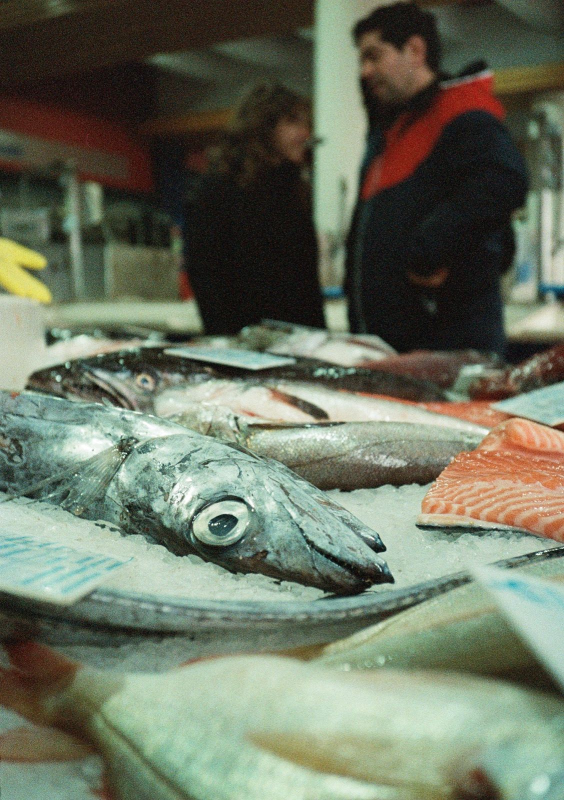
#> input picture img/photo/00.jpg, 1128 x 1600 px (shown at 1/2 size)
$ python -i deepfry.py   (imports and definitions only)
#> lines starting #> are read from the running program, lines starting #| are printed output that depends on the picture
#> further down, picture is the input picture: PIL image 1128x1600 RGB; mean R, G, B 107.6, 114.9, 97.2
from PIL import Image, ImageFilter, ImageOps
import io
import cv2
import numpy as np
import sklearn.cluster

__all__ = ['Deepfryer']

class Deepfryer:
    """
    Stateless toolkit of image processing operations for *deepfrying* effects.

    Example::

        from PIL import Image
        img = Image.open("photo.jpg")
        blurred = Deepfrier.jpeg_compression(img)
    """

    # [76 lines left out: functions reduce_color_space, posterize, tone_curving, blend_overlay, not called in this run]

    @staticmethod
    def saturation_contrast(img: Image.Image, sat_factor: float = 2.0, clip_limit: float = 4.0) -> Image.Image:
        """
        Boost saturation and apply CLAHE to a PIL image.

        - Preserves alpha; operates on color/lightness only. Other modes convert to RGB.
        - sat_factor ≥ 0 scales saturation; clip_limit > 0 controls contrast strength.

        Parameters:
            img: PIL image ("L", "RGB", "LA", "RGBA" preferred).
            sat_factor: Saturation multiplier (default 2.0).
            clip_limit: CLAHE clip limit (default 4.0).

        Returns:
            PIL.Image.Image: Enhanced image; mode preserved when possible.
        """
#> called with sat_factor = 2, clip_limit = 4
        sat_factor = float(max(sat_factor, 0.0))
        clip_limit = float(max(clip_limit, 1e-6))
        clahe = cv2.createCLAHE(clipLimit=clip_limit, tileGridSize=(8, 8))
        img = img.convert("RGB")
        arr = np.array(img, dtype=np.uint8)
        hsv = cv2.cvtColor(arr, cv2.COLOR_RGB2HSV)
#> hsv: shape (1600, 1128, 3); mean H, S, V 47.5, 67.6, 120.6
        h, s, v = cv2.split(hsv)
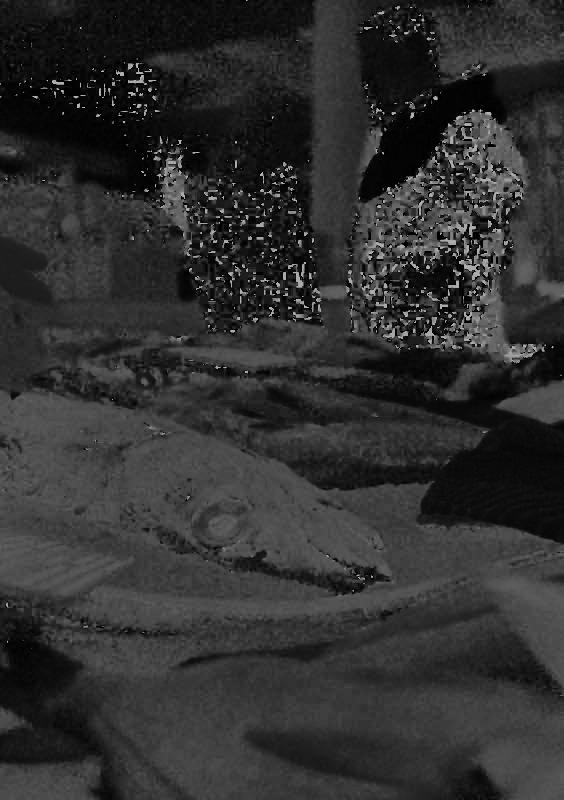
#> h: shape (1600, 1128) (shown at 1/2 size); min 0, max 179, mean 47.5
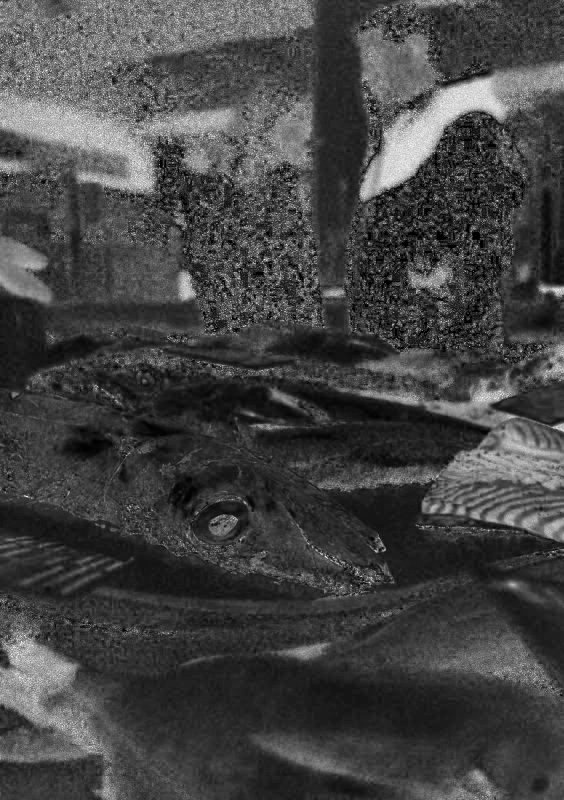
#> s: shape (1600, 1128) (shown at 1/2 size); min 0, max 255, mean 67.6
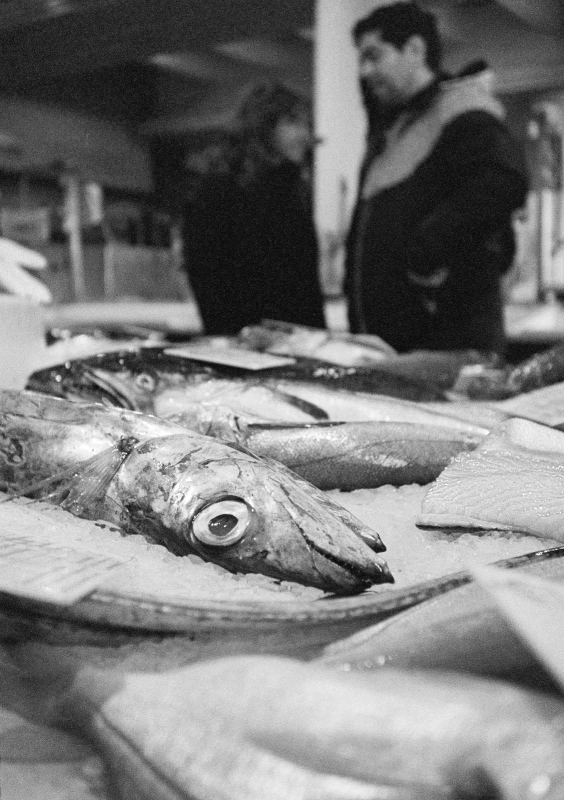
#> v: shape (1600, 1128) (shown at 1/2 size); min 0, max 255, mean 120.6
        s = np.clip(s.astype(np.float32) * sat_factor, 0, 255).astype(np.uint8)
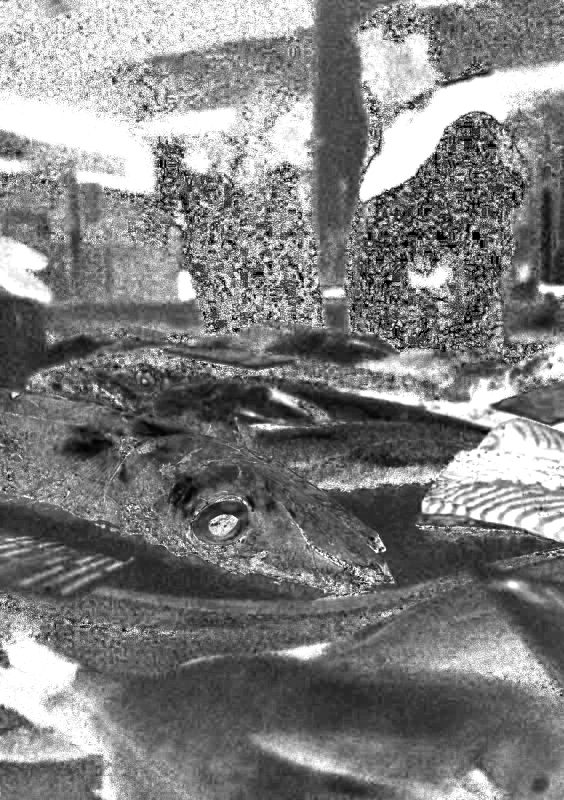
#> s: shape (1600, 1128) (shown at 1/2 size); min 0, max 255, mean 127.8
        v = clahe.apply(v)
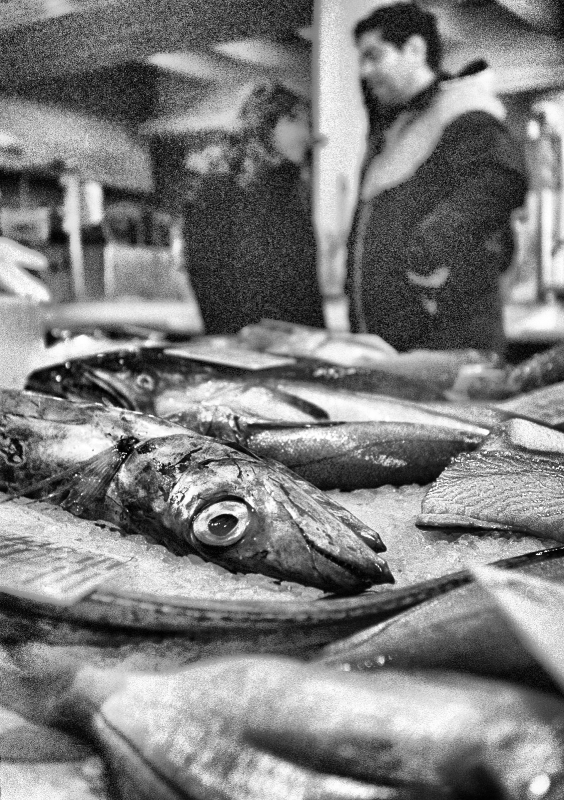
#> v: shape (1600, 1128) (shown at 1/2 size); min 0, max 255, mean 125.6
        out = cv2.cvtColor(cv2.merge([h, s, v]), cv2.COLOR_HSV2RGB)
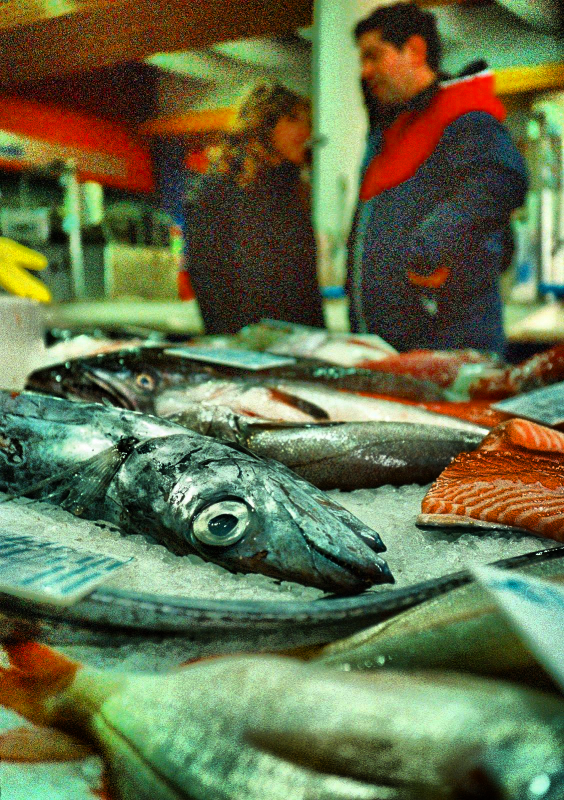
#> out: shape (1600, 1128, 3) (shown at 1/2 size); mean R, G, B 100.7, 111.4, 74.8
        return Image.fromarray(out, "RGB")

    # [533 lines left out: functions multilayer_overlay, jpeg_compression, repeated_compression, unsharp_masking, add_noise, blur and 3 more, not called in this run]

>>> from PIL import Image
>>> picture = Image.open('../img/photo/00.jpg')
>>> result = Deepfryer().saturation_contrast(picture)

$ run again, on img/photo/01.jpg
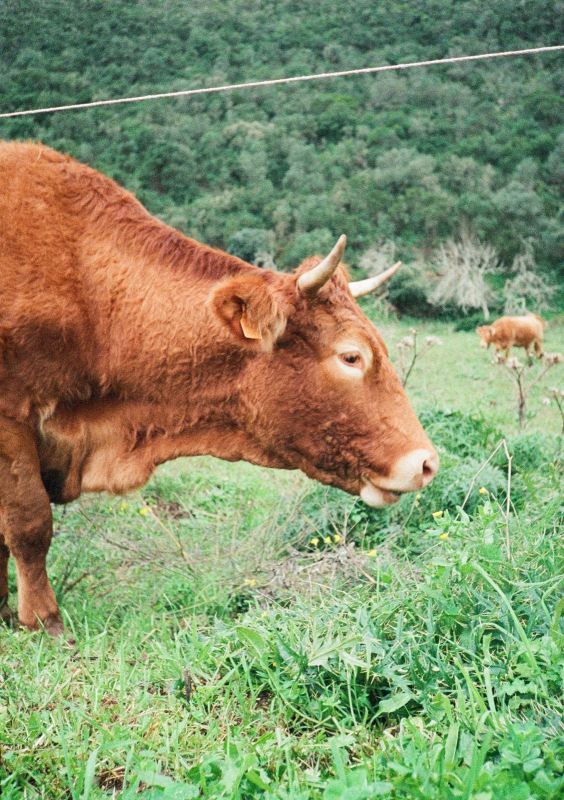
#> input picture img/photo/01.jpg, 1128 x 1600 px (shown at 1/2 size)
#> picture is the input picture: PIL image 1128x1600 RGB; mean R, G, B 134.5, 146.4, 107.5
#> hsv: shape (1600, 1128, 3); mean H, S, V 46.3, 96.5, 162.4
#> in saturation_contrast, `v = clahe.apply(v)`:
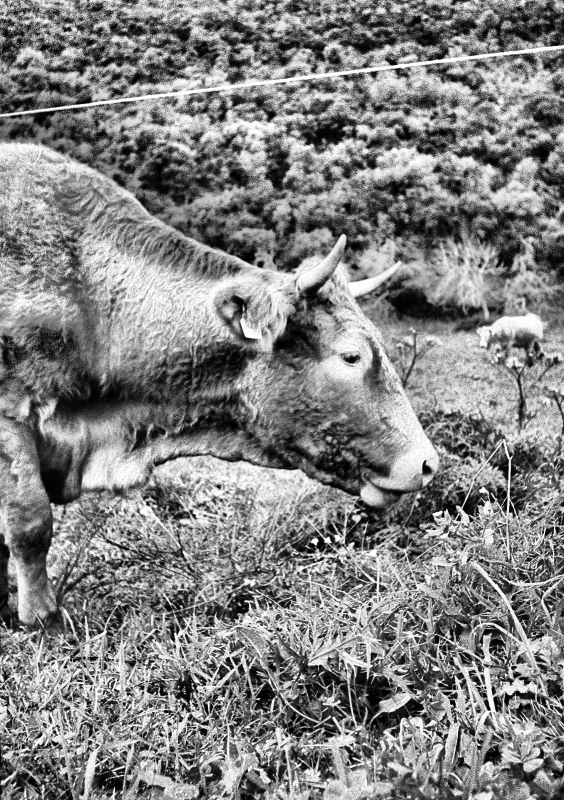
#> v: shape (1600, 1128) (shown at 1/2 size); min 0, max 255, mean 130.2
#> in saturation_contrast, `out = cv2.cvtColor(cv2.merge([h, s, v]), cv2.COLOR_HSV2RGB)`:
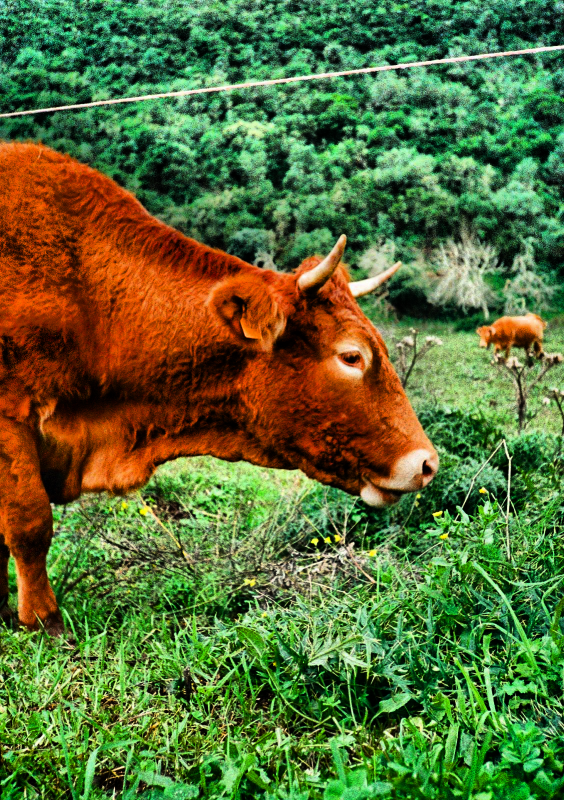
#> out: shape (1600, 1128, 3) (shown at 1/2 size); mean R, G, B 88.9, 109.3, 54

$ run again, on img/photo/02.jpg
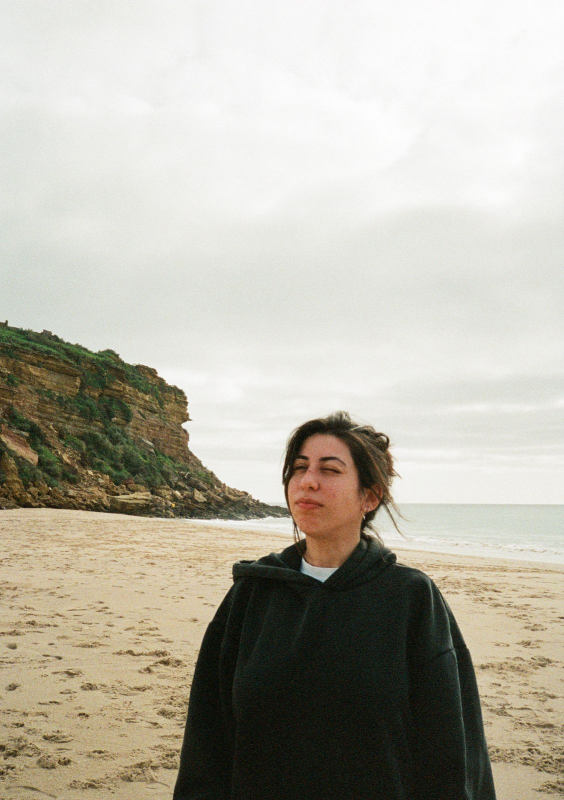
#> input picture img/photo/02.jpg, 1128 x 1600 px (shown at 1/2 size)
#> picture is the input picture: PIL image 1128x1600 RGB; mean R, G, B 182.7, 178.8, 166.2
#> hsv: shape (1600, 1128, 3); mean H, S, V 29, 39.4, 183.9
#> in saturation_contrast, `s = np.clip(s.astype(np.float32) * sat_factor, 0, 255).astype(np.uint8)`:
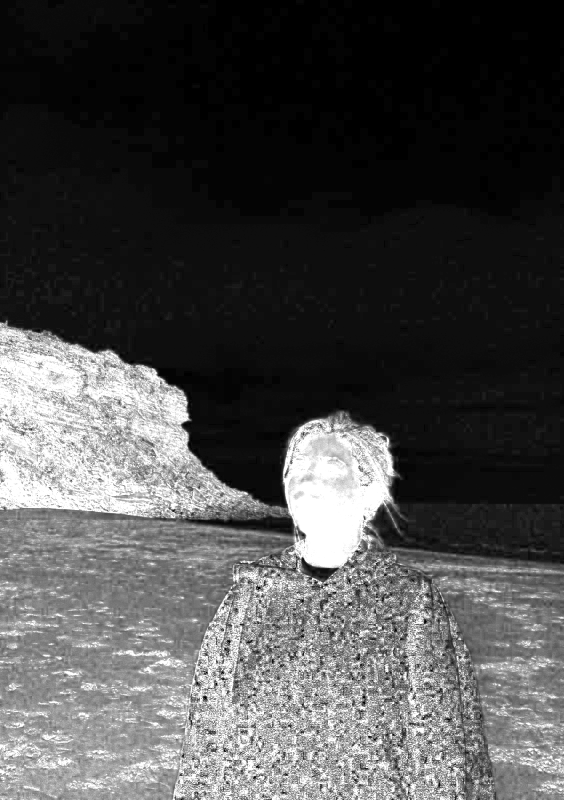
#> s: shape (1600, 1128) (shown at 1/2 size); min 0, max 255, mean 76.1
#> in saturation_contrast, `out = cv2.cvtColor(cv2.merge([h, s, v]), cv2.COLOR_HSV2RGB)`:
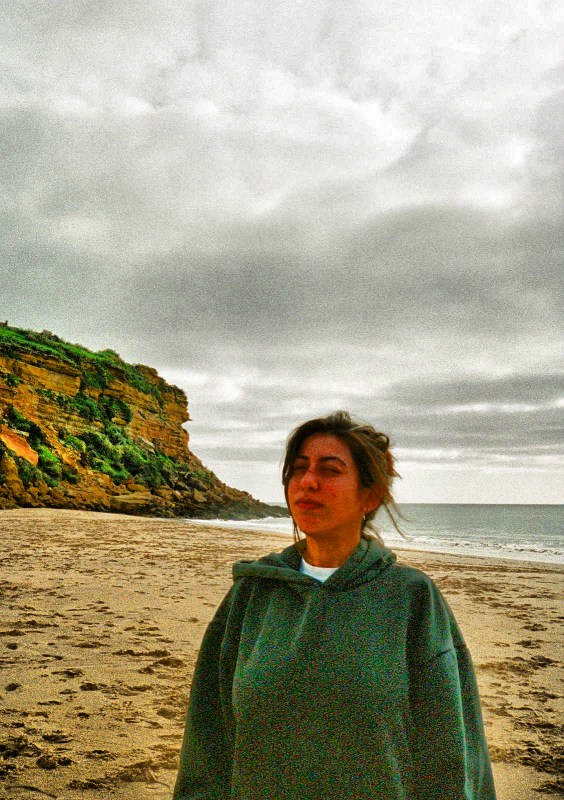
#> out: shape (1600, 1128, 3) (shown at 1/2 size); mean R, G, B 165.3, 160.2, 134.9

$ run again, on img/photo/03.jpg
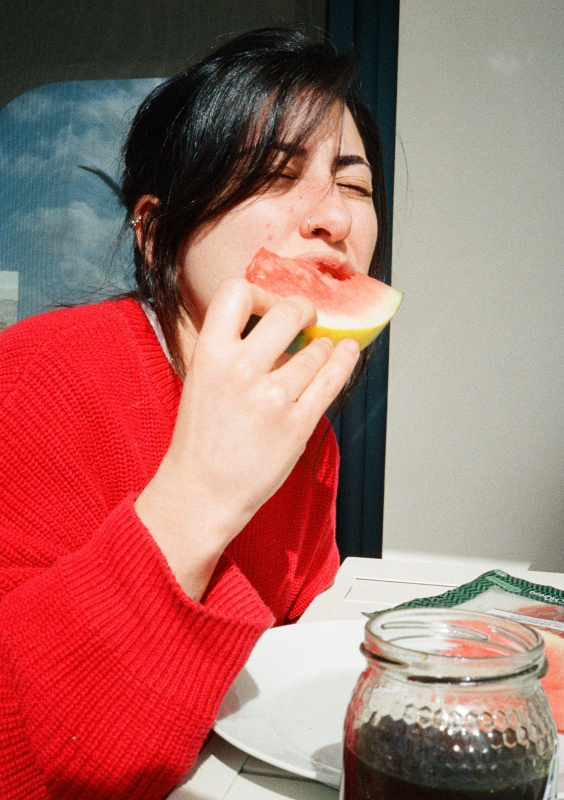
#> input picture img/photo/03.jpg, 1128 x 1600 px (shown at 1/2 size)
#> picture is the input picture: PIL image 1128x1600 RGB; mean R, G, B 165.9, 112.2, 105.9
#> hsv: shape (1600, 1128, 3); mean H, S, V 60.1, 99, 170
#> in saturation_contrast, `v = clahe.apply(v)`:
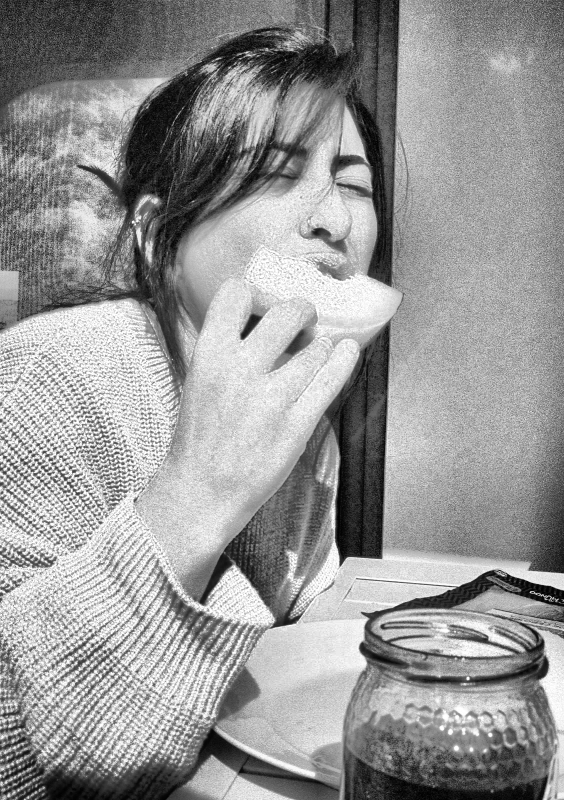
#> v: shape (1600, 1128) (shown at 1/2 size); min 0, max 255, mean 150.4
#> in saturation_contrast, `out = cv2.cvtColor(cv2.merge([h, s, v]), cv2.COLOR_HSV2RGB)`:
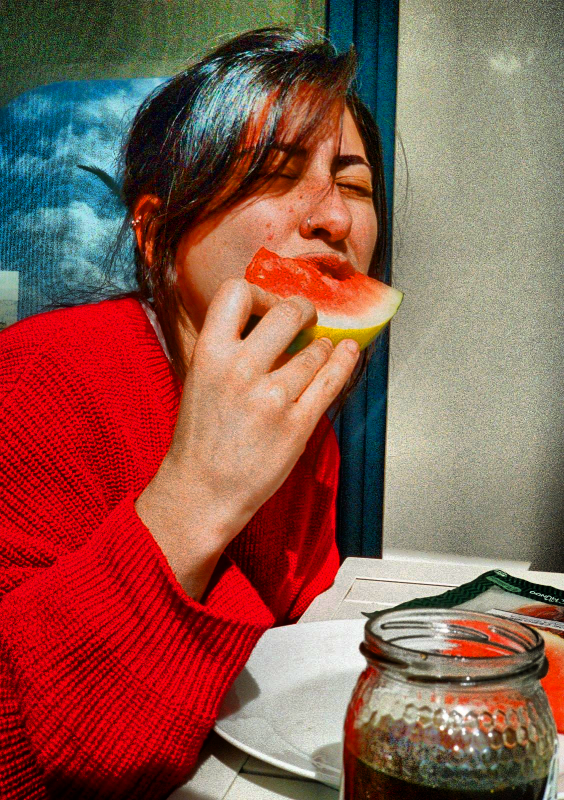
#> out: shape (1600, 1128, 3) (shown at 1/2 size); mean R, G, B 140.6, 90.9, 78.4
